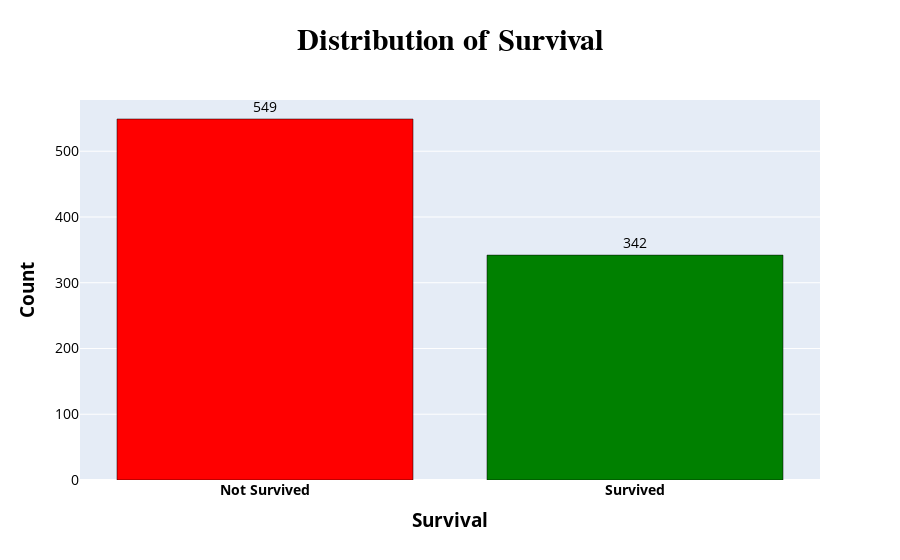

Notebook code for this chart:
### Code cell
fig = go.Figure()

fig.add_trace(go.Bar(
    x=df['Survived'].value_counts().index,
    y=df['Survived'].value_counts(),
    marker_color=['Red','Green'],marker_line=dict(width=0.5, color='black'),
    text=df['Survived'].value_counts(),
    textfont=dict(size=14,color="black"),textposition='outside',
    hovertemplate='<b>%{x}</b><br>Count: %{y}<br>',
))

fig.update_xaxes(type='category', tickvals=[0, 1], ticktext=['<b>Not Survived</b>', '<b>Survived</b>'], tickfont_size=14, color ='black')
fig.update_yaxes(tickfont_size=14)
                 
fig.update_layout(
    title='<b>Distribution of Survival</b>',title_font_family="Times New Roman",title_font=dict(size=30),title_font_color="black",
    xaxis=dict(title='<b>Survival</b>',title_font=dict(size=19)),
    yaxis=dict(title='<b>Count</b>',title_font=dict(size=19), color='black'),
    title_x=0.5,
)

fig.show()

### Figure 1 — Plotly figure (JSON) as saved in the notebook; plotly's stock layout.template omitted (floating-point values rounded to 4 significant figures)
{"data": [{"hovertemplate": "<b>%{x}</b><br>Count: %{y}<br>", "marker": {"color": ["Red", "Green"], "line": {"color": "black", "width": 0.5}}, "text": [549.0, 342.0], "textfont": {"color": "black", "size": 14}, "textposition": "outside", "type": "bar", "x": [0, 1], "y": [549, 342]}], "layout": {"title": {"font": {"color": "black", "family": "Times New Roman", "size": 30}, "text": "<b>Distribution of Survival</b>", "x": 0.5}, "xaxis": {"color": "black", "tickfont": {"size": 14}, "ticktext": ["<b>Not Survived</b>", "<b>Survived</b>"], "tickvals": [0, 1], "title": {"font": {"size": 19}, "text": "<b>Survival</b>"}, "type": "category"}, "yaxis": {"color": "black", "tickfont": {"size": 14}, "title": {"font": {"size": 19}, "text": "<b>Count</b>"}}}}
